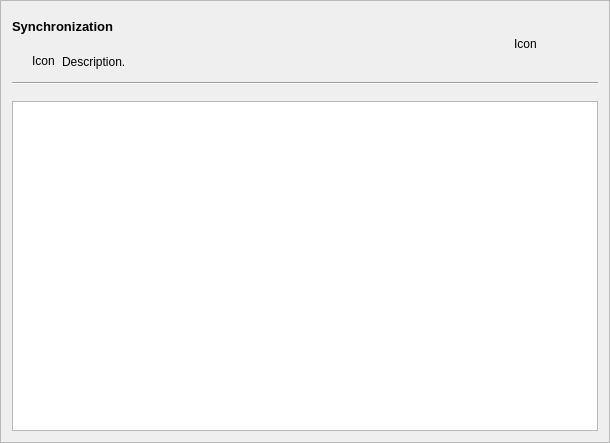
<?xml version="1.0" encoding="UTF-8"?>
<ui version="4.0">
 <class>FrameTransferFile</class>
 <widget class="QFrame" name="FrameTransferFile">
  <property name="geometry">
   <rect>
    <x>0</x>
    <y>0</y>
    <width>610</width>
    <height>443</height>
   </rect>
  </property>
  <property name="windowTitle">
   <string>File Transfer</string>
  </property>
  <property name="frameShape">
   <enum>QFrame::StyledPanel</enum>
  </property>
  <property name="frameShadow">
   <enum>QFrame::Raised</enum>
  </property>
  <layout class="QVBoxLayout" name="verticalLayout">
   <item>
    <layout class="QHBoxLayout" name="horizontalLayout_3">
     <item>
      <layout class="QVBoxLayout" name="verticalLayout_2">
       <item>
        <widget class="QLabel" name="labelTitle">
         <property name="sizePolicy">
          <sizepolicy hsizetype="Preferred" vsizetype="Preferred">
           <horstretch>0</horstretch>
           <verstretch>0</verstretch>
          </sizepolicy>
         </property>
         <property name="font">
          <font>
           <pointsize>10</pointsize>
           <weight>75</weight>
           <bold>true</bold>
          </font>
         </property>
         <property name="text">
          <string>Synchronization</string>
         </property>
        </widget>
       </item>
       <item>
        <layout class="QHBoxLayout" name="horizontalLayout">
         <item>
          <spacer name="horizontalSpacer_3">
           <property name="orientation">
            <enum>Qt::Horizontal</enum>
           </property>
           <property name="sizeType">
            <enum>QSizePolicy::Fixed</enum>
           </property>
           <property name="sizeHint" stdset="0">
            <size>
             <width>20</width>
             <height>20</height>
            </size>
           </property>
          </spacer>
         </item>
         <item>
          <widget class="QLabel" name="labelInfoIcon">
           <property name="sizePolicy">
            <sizepolicy hsizetype="Fixed" vsizetype="Preferred">
             <horstretch>0</horstretch>
             <verstretch>0</verstretch>
            </sizepolicy>
           </property>
           <property name="minimumSize">
            <size>
             <width>24</width>
             <height>24</height>
            </size>
           </property>
           <property name="maximumSize">
            <size>
             <width>24</width>
             <height>24</height>
            </size>
           </property>
           <property name="text">
            <string>Icon</string>
           </property>
          </widget>
         </item>
         <item>
          <widget class="QLabel" name="labelDesc">
           <property name="text">
            <string>Description.</string>
           </property>
          </widget>
         </item>
        </layout>
       </item>
      </layout>
     </item>
     <item>
      <widget class="QLabel" name="labelIcon">
       <property name="sizePolicy">
        <sizepolicy hsizetype="Fixed" vsizetype="Fixed">
         <horstretch>0</horstretch>
         <verstretch>0</verstretch>
        </sizepolicy>
       </property>
       <property name="minimumSize">
        <size>
         <width>64</width>
         <height>64</height>
        </size>
       </property>
       <property name="maximumSize">
        <size>
         <width>64</width>
         <height>64</height>
        </size>
       </property>
       <property name="text">
        <string>Icon</string>
       </property>
      </widget>
     </item>
     <item>
      <spacer name="horizontalSpacer_2">
       <property name="orientation">
        <enum>Qt::Horizontal</enum>
       </property>
       <property name="sizeType">
        <enum>QSizePolicy::Fixed</enum>
       </property>
       <property name="sizeHint" stdset="0">
        <size>
         <width>20</width>
         <height>20</height>
        </size>
       </property>
      </spacer>
     </item>
    </layout>
   </item>
   <item>
    <widget class="Line" name="line">
     <property name="orientation">
      <enum>Qt::Horizontal</enum>
     </property>
    </widget>
   </item>
   <item>
    <spacer name="verticalSpacer">
     <property name="orientation">
      <enum>Qt::Vertical</enum>
     </property>
     <property name="sizeType">
      <enum>QSizePolicy::Fixed</enum>
     </property>
     <property name="sizeHint" stdset="0">
      <size>
       <width>20</width>
       <height>10</height>
      </size>
     </property>
    </spacer>
   </item>
   <item>
    <layout class="QHBoxLayout" name="horizontalLayoutFileSystem"/>
   </item>
   <item>
    <layout class="QHBoxLayout" name="horizontalLayoutQueue">
     <item>
      <widget class="QListView" name="listView">
       <property name="sizePolicy">
        <sizepolicy hsizetype="Preferred" vsizetype="Preferred">
         <horstretch>0</horstretch>
         <verstretch>0</verstretch>
        </sizepolicy>
       </property>
      </widget>
     </item>
    </layout>
   </item>
  </layout>
 </widget>
 <resources/>
 <connections/>
</ui>
